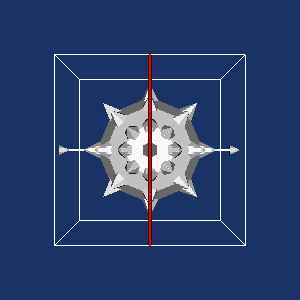

Recreate this plot in Python.
#!/usr/bin/env python
# Demonstrate vtkImplicitPlaneWidget2 with programmatic origin and bounds changes.

import vtkmodules.vtkInteractionStyle  # noqa: F401
import vtkmodules.vtkRenderingFreeType  # noqa: F401
import vtkmodules.vtkRenderingOpenGL2  # noqa: F401

from vtkmodules.vtkCommonDataModel import vtkPlane
from vtkmodules.vtkFiltersCore import vtkAppendPolyData, vtkClipPolyData, vtkGlyph3D
from vtkmodules.vtkFiltersSources import vtkConeSource, vtkSphereSource
from vtkmodules.vtkInteractionWidgets import (
    vtkImplicitPlaneRepresentation,
    vtkImplicitPlaneWidget2,
)
from vtkmodules.vtkRenderingCore import (
    vtkPolyDataMapper,
    vtkRenderWindow,
    vtkRenderWindowInteractor,
    vtkRenderer,
)
from vtkmodules.vtkRenderingLOD import vtkLODActor

# Plane origins to cycle through on timer events
plane_origins = [[0, 10, 0], [10, 0, 0], [0, 0, 0]]
count = [0]

# Sources
sphere = vtkSphereSource()
cone = vtkConeSource()

# Filters
glyph = vtkGlyph3D()
glyph.SetInputConnection(sphere.GetOutputPort())
glyph.SetSourceConnection(cone.GetOutputPort())
glyph.SetVectorModeToUseNormal()
glyph.SetScaleModeToScaleByVector()
glyph.SetScaleFactor(0.25)
glyph.Update()

append_filter = vtkAppendPolyData()
append_filter.AddInputConnection(glyph.GetOutputPort())
append_filter.AddInputConnection(sphere.GetOutputPort())

plane = vtkPlane()
clipper = vtkClipPolyData()
clipper.SetInputConnection(append_filter.GetOutputPort())
clipper.SetClipFunction(plane)
clipper.InsideOutOn()

# Mapper + Actor: mace
mace_mapper = vtkPolyDataMapper()
mace_mapper.SetInputConnection(append_filter.GetOutputPort())

mace_actor = vtkLODActor()
mace_actor.SetMapper(mace_mapper)
mace_actor.VisibilityOn()

# Mapper + Actor: clipped selection
select_mapper = vtkPolyDataMapper()
select_mapper.SetInputConnection(clipper.GetOutputPort())

select_actor = vtkLODActor()
select_actor.SetMapper(select_mapper)
select_actor.GetProperty().SetColor(0, 1, 0)
select_actor.VisibilityOff()
select_actor.SetScale(1.01, 1.01, 1.01)

# Renderer
renderer = vtkRenderer()
renderer.AddActor(mace_actor)
renderer.AddActor(select_actor)
renderer.SetBackground(0.1, 0.2, 0.4)

# Render window
render_window = vtkRenderWindow()
render_window.AddRenderer(renderer)
render_window.SetWindowName("implicit plane widget outline")
render_window.SetMultiSamples(0)
render_window.SetSize(300, 300)

# Interactor
interactor = vtkRenderWindowInteractor()
interactor.SetRenderWindow(render_window)

# Widget
plane_rep = vtkImplicitPlaneRepresentation()
plane_rep.SetPlaceFactor(1.25)
plane_rep.PlaceWidget(glyph.GetOutput().GetBounds())

plane_widget = vtkImplicitPlaneWidget2()
plane_widget.SetInteractor(interactor)
plane_widget.SetRepresentation(plane_rep)
plane_widget.SetEnabled(1)


# Timer callback to cycle the widget origin and bounds
def timer_callback(caller, event_string):
    count[0] += 1
    origin = plane_origins[count[0] % 3]
    plane_rep.SetOrigin(origin)
    bounds = [0.0] * 6
    for i in range(3):
        bounds[2 * i] = origin[i] - 0.625
        bounds[2 * i + 1] = origin[i] + 0.625
    plane_rep.PlaceWidget(bounds)
    renderer.ResetCamera()
    plane_widget.Render()
    print(f"Origin of the widget = ({origin[0]} {origin[1]} {origin[2]})")
    print(f"Bounds of the widget = ({bounds[0]} {bounds[1]} {bounds[2]} {bounds[3]} {bounds[4]} {bounds[5]})")


interactor.AddObserver("TimerEvent", timer_callback)
timer_id = interactor.CreateRepeatingTimer(2000)

# Scene
renderer.ResetCamera()

interactor.Initialize()
interactor.Start()
